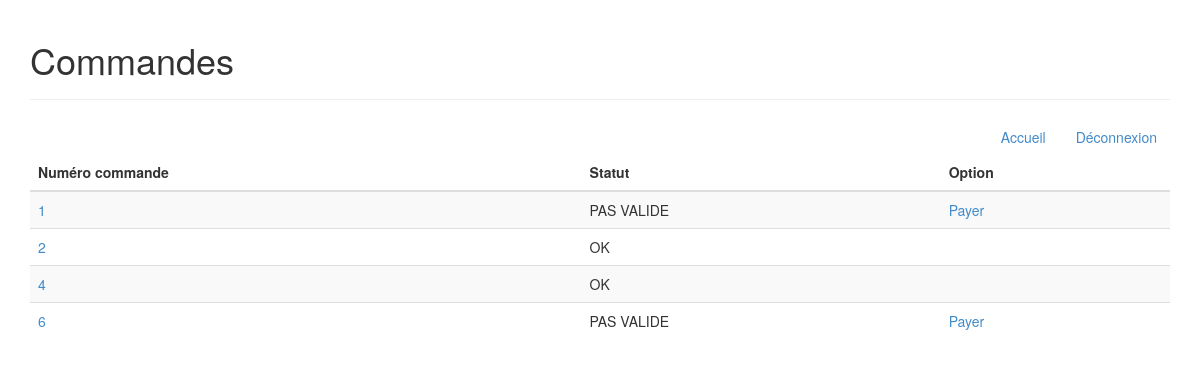
Screenshot of /commandes/liste_commandes.php (signed in) with the database file from the repository.
### tables this page shows
CREATE TABLE commande(
	id_commande INT NOT NULL AUTO_INCREMENT,
	id_utilisateur INT NOT NULL,
	total FLOAT,
	valide ENUM('0', '1'),
	PRIMARY KEY (id_commande),
	FOREIGN KEY (id_utilisateur) references utilisateur(id_utilisateur));

### commandes/liste_commandes.php (the view, shortened to what this page needs)
<?php session_start();
if ($_SESSION["statut"] == 1)
	$sql = "SELECT c.id_commande, c.valide, u.nom FROM commande c, utilisateur u WHERE c.id_utilisateur = u.id_utilisateur ORDER BY c.id_commande";
else
	$sql = "SELECT id_commande, valide FROM commande WHERE id_utilisateur = " . $_SESSION["id_utilisateur"];
$result = mysql_query($sql) or die(mysql_error());
?>
<!DOCTYPE html>
<html lang="fr">
<head>
<link href="../assets/bootstrap/css/bootstrap.min.css" rel="stylesheet">
<link href="../assets/css/style.css" rel="stylesheet">
</head>
<body>
	<div class="container">
		<div class="page-header">
			<h1>Commandes</h1>
		</div>
		<div align="right">
			<a href="../accueil.php" class="btn btn-large">Accueil</a>
			<a href="../connexion/deconnexion.php" class="btn btn-large">Déconnexion</a>
		</div>
		<table class="table table-striped">
			<thead>
				<tr>
					<th>Numéro commande</th>
					<th>Statut</th>
					<?php
					if ($_SESSION["statut"] != 1)
						echo "<th>Option</th>";
					?>
				</tr>
			</thead>
			<tbody>
				<?php
				while ($row = mysql_fetch_array($result)) {
					echo "<tr>";
					echo "<td><a href=\"commande.php?id=" . $row['id_commande'] . "\" class=\"btn-large\">" . $row['id_commande'] . "</a></td>";
					if ($row['valide'] == 1)
						echo "<td>OK</td>";
					else
						echo "<td>PAS VALIDE</td>";
					if ($_SESSION["statut"] != 1 && $row['valide'] != 1)
						echo "<td><a href=\"livraison.php?id=" . $row['id_commande'] . "\" class=\"btn-large\">Payer</a></td>";
					else
						echo "<td></td>";
					echo "</tr>";
				}
			?>
</tbody>
</table>
</div>
</body>
</html>

### rows the page displays
commande: id_commande "1", valide "PAS VALIDE"
commande: id_commande "2", valide "OK"
commande: id_commande "4", valide "OK"
commande: id_commande "6", valide "PAS VALIDE"
